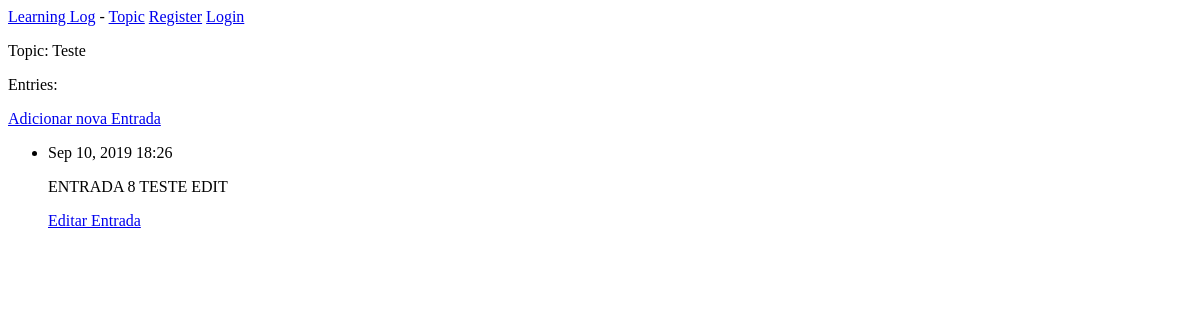
Page /topic/3/ on the earlier database version.
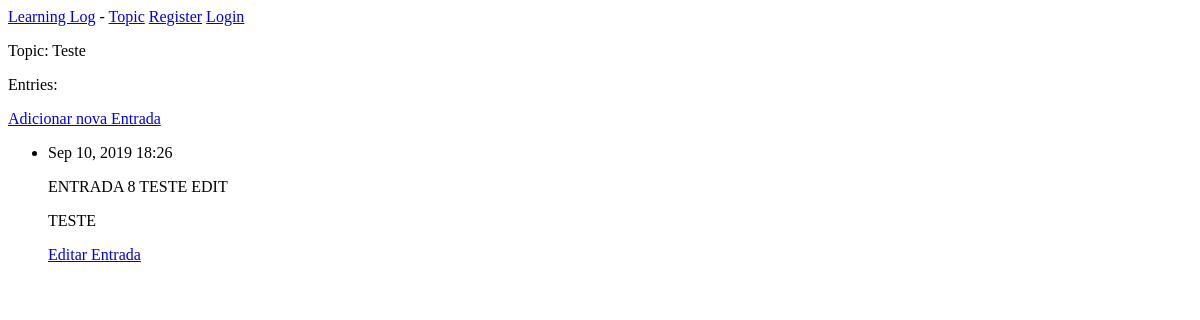
Same page on the later database version.
### learning_logs/models.py (models this page shows, shortened)
class Entry(models.Model):
    objects = None
    topic = models.ForeignKey(Topic, on_delete=models.CASCADE, null=True)
    text = models.TextField()
    date_added = models.DateTimeField(default=timezone.now)
    class Meta:
        verbose_name_plural = 'entries'

### learning_logs/views.py (the view)
# urls.py: path('topic/<int:topic_id>/', views.topic, name='topic'),
def topic(request, topic_id):
    topic = Topic.objects.get(id=topic_id)
    entries = topic.entry_set.order_by('-date_added')
    context = {'topic': topic,
               'entries': entries}
    return render(request, 'learning_logs/topic.html', context)

### learning_logs/models.py (called while the page is built)
    def __str__(self):
        return self.text

### learning_logs/templates/learning_logs/topic.html
{% extends 'learning_logs/base.html' %}
    {% block content %}
        <p>Topic: {{ topic }}</p>
        <p>Entries:</p>
        <p><a href="{% url 'new_entry' topic.id %}">Adicionar nova Entrada</a></p>
            <ul>{% for entry in entries %}
                <li>
                    <p>{{ entry.date_added|date:'M d, Y H:i' }}</p>
                    <p>{{ entry.text|linebreaks }}</p>
                    <p><a href="{% url 'edit_entry' entry.id %}">Editar Entrada</a></p>
                </li>
                {% empty %}
                <li>Sem Assunto</li>
                {% endfor %}
            </ul>
    {% endblock content %}

Differences in the rows shown:
changed Entry: text "ENTRADA 8 TESTE EDIT" → "ENTRADA 8 TESTE EDIT TESTE"
